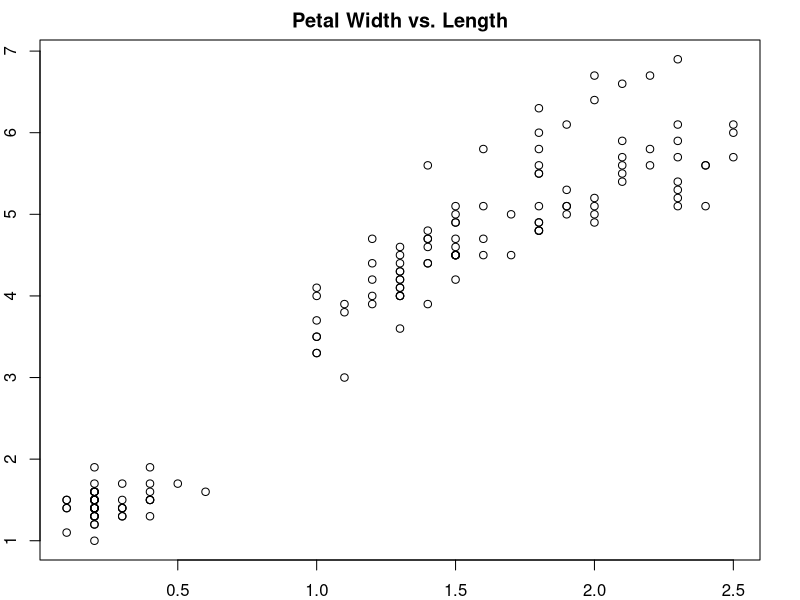

Reproduce this figure in R.
## ---- chunk 1
par(mar=(c(2,2,2,2)))
plot(iris$Petal.Width, iris$Petal.Length, main = "Petal Width vs. Length", xlab = "Petal Width", ylab = "Petal Length")
## ---- chunk 2
cor.test(iris$Petal.Width, iris$Petal.Length)
